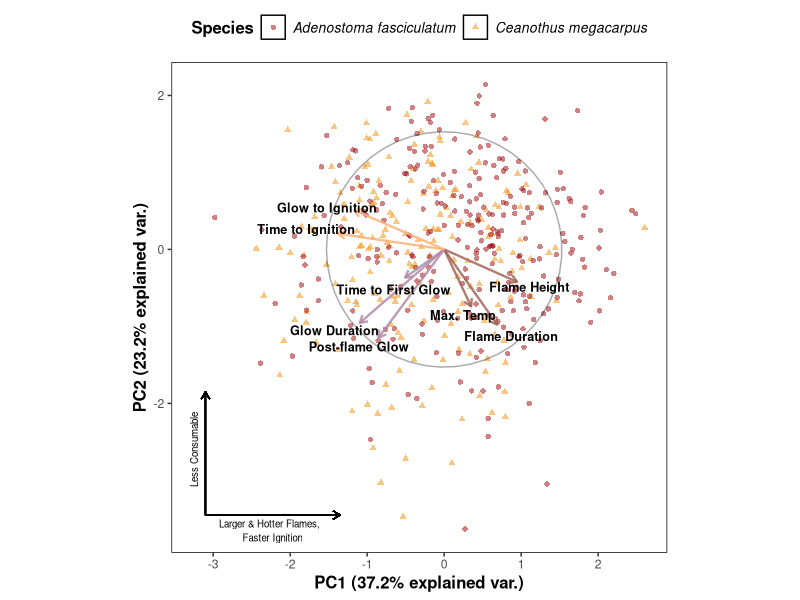
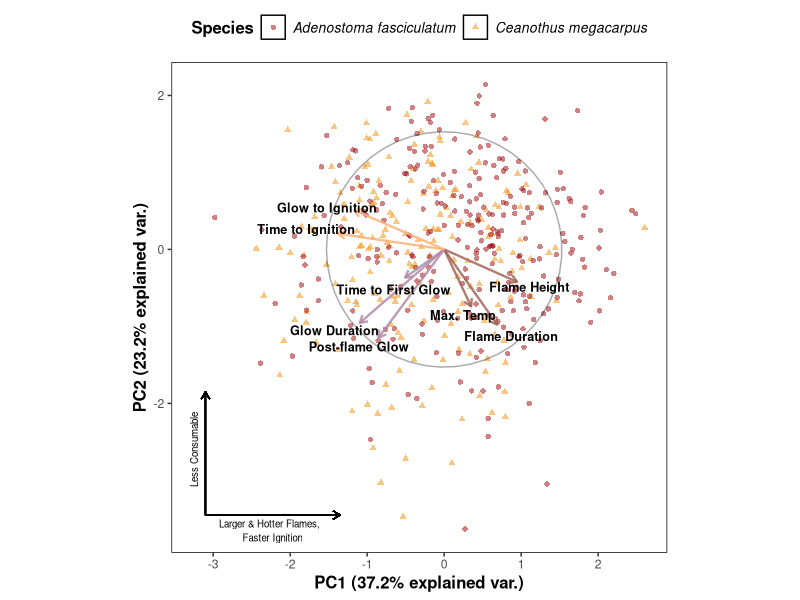

Source code (R) for these figures, in order: (Note: this script raises an error after producing the figures.)
## ---- chunk 1
knitr::opts_chunk$set(echo = TRUE)
## ---- chunk 2
library(here)
here = here::here
library(tidyverse)
library(kableExtra)
rename = dplyr::rename
## ---- chunk 3
### Note: This dataset includes only Epiradiator and Ignited samples
epi.flamdata <- read_csv(here("processed-data", "local_flam_data_all.csv"), show_col_types = FALSE) %>%
  mutate(LFM = lfm.NAs.imputed) %>% 
  filter(ignition == 1, model == "EPI")

 # filter(year == 2020)

figure_epi_pca_quant <- (epi.flamdata[, c("fh", "ttfg", "tti", "fd", "gd", "gti", "pfg",
         "temp.max")]) %>%  
 transmute( "               Flame Duration" = fd, #using spaces to shift labels over instead of \t since \t is leading to little blank squares popping up on the plot.. spaces are just manual tabs anyways right?
           "                 Flame Height" = fh,
           "Post-flame Glow" = pfg,
          "Time to Ignition" = tti,
          "Max. Temp" = temp.max,
            "Glow Duration" = gd,
          "\nGlow to Ignition" = gti,
          "\nTime to First Glow" = ttfg
          )

figure_epi_pca_cat <- (epi.flamdata[c("hydration", "spp", "year.month", "sample")]) %>% 
  transmute("Hydration" = hydration, 
            spp = spp,
            "Timing" = year.month, 
            "Sample" = sample) %>% 
  mutate(Species = case_when(
    spp == "ADFA" ~ "Adenostoma fasciculatum", 
    spp == "CEME" ~ "Ceanothus megacarpus"
  ))

figure_prcomp <- prcomp(na.omit(figure_epi_pca_quant), center = TRUE, scale = TRUE, retx=TRUE)

#Setting up plotting data: 

#decisions for plotting:
choices = 1:2 
scale = 1
obs.scale = 1 - scale
var.scale = scale
ellipse.prob = 0.68
labels.size = 3
circle.prob = 0.69
choices = 1:2

#Run PCA
pcobj <- prcomp(na.omit(figure_epi_pca_quant), center = TRUE, scale = TRUE)

# extract PCA components: 
nobs.factor <- sqrt(nrow(pcobj$x) - 1)
    d <- pcobj$sdev
    u <- sweep(pcobj$x, 2, 1/(d * nobs.factor), FUN = "*")
    v <- pcobj$rotation

  choices <- pmin(choices, ncol(u))
  df.u <- as.data.frame(sweep(u[, choices], 2, d[choices]^obs.scale, 
                              FUN = "*"))
  v <- sweep(v, 2, d^var.scale, FUN = "*")
  df.v <- as.data.frame(v[, choices])
  names(df.u) <- c("PC1", "PC2")
  names(df.v) <- names(df.u)
  df.u <- df.u * nobs.factor

  r <- sqrt(qchisq(circle.prob, df = 2)) * prod(colMeans(df.u^2))^(1/4)
  
v.scale <- rowSums(v^2)
df.v <- r * df.v/sqrt(max(v.scale)) 
df.v <- df.v %>% mutate(PC1, PC2)
df.v$Variables <- rownames(v) 
PCAloadings = df.v
#df.v = dataset with loadings 

  #dataset with scores and categorical variables for plotting points: 
PCAvalues <- cbind(df.u, figure_epi_pca_cat)

#dataset with information for plotting circle: 
theta <- c(seq(-pi, pi, length = 50), seq(pi, -pi, length = 50))

circle <- data.frame(PC1 = r * cos(theta), PC2 = r * sin(theta)) 

#Group by flam. metric: 
PCA_combustability <- df.v %>% 
  filter(Variables %in% c("                 Flame Height", "Max. Temp","               Flame Duration"))
         
PCA_ignitability <- df.v %>% 
  filter(Variables %in% c("Time to Ignition", "\nGlow to Ignition"))

PCA_consumability <- df.v %>% 
  filter(Variables %in% c("Glow Duration", "Post-flame Glow", "\nTime to First Glow"))

# Calculate the angles and the label offset
df.v$Angle = ((180/pi) * atan(df.v$PC2/df.v$PC1))

df.v$Offset <- ((-2 * sign(df.v$PC1))/2)

#labels: 
u.axis.labs <- paste("PC", choices, sep = "")
u.axis.labs <- paste(u.axis.labs, sprintf("(%0.1f%% explained var.)", 
                                            100 * pcobj$sdev[choices]^2/sum(pcobj$sdev^2)))
## ---- chunk 4
ggplot(PCAvalues, aes(x = PC1, y = PC2)) +
  geom_point(size = 1.5, alpha = .5, aes(shape = Species
                                       , color = Species)
                                       , data = PCAvalues) +
  geom_segment(data = PCA_combustability, aes(x = 0, y = 0, 
                                              xend = PC1, yend = PC2),
     arrow = arrow(length = unit(1/2, "picas")), 
      size = .8, alpha = 0.85,
     color = "#a56457") +
  geom_segment(data = PCA_consumability, aes(x = 0, y = 0,
                                             xend = PC1, yend = PC2),
     arrow = arrow(length = unit(1/2, "picas")), 
     size = .8, alpha = 0.85,
     color = "#b08ba5") +
  geom_segment(data = PCA_ignitability, aes(x = 0, y = 0, 
                                             xend = PC1, yend = PC2),
     arrow = arrow(length = unit(1/2, "picas")), 
     size = .8, alpha = 0.85,
     color = "#ffb178") +
  annotate("text", 
           x = (PCA_combustability$PC1 * 0.7), 
          y = (PCA_combustability$PC2 * 1.15),
          label = PCA_combustability$Variables, size = 3.2,
          fontface = 'bold') +
  annotate("text",
           x = (PCA_ignitability$PC1 * 1.3), 
           y = (PCA_ignitability$PC2 * 1.3), 
           label = PCA_ignitability$Variables, size = 3.2,
           fontface = 'bold') +
  annotate("text",
           x = (PCA_consumability$PC1 * 1.3),
           y = (PCA_consumability$PC2 * 1.1), 
           label = PCA_consumability$Variables, size = 3.2,
           fontface = 'bold') + 
  geom_segment(aes(x = -3.1, xend = -3.1, y = -3.45, yend = -1.85), arrow = arrow(length = unit(1/2, 'picas')), size = 0.35, alpha = 0.85) +
  annotate('text', x = -3.25, y = -2.6, label = "Less Consumable", angle = 90, size = 2.45) +
  geom_segment(aes(x = -3.1, xend = -1.35, y = -3.45, yend = -3.45), arrow = arrow(length = unit(1/2, 'picas')), size = 0.35, alpha = 0.85) +
  annotate('text', x = -2.25, y = -3.65, label = "Larger & Hotter Flames, \n Faster Ignition", size = 2.45) +
  theme(panel.background = element_rect(fill='white', colour='black'), # Make background white and border black
          panel.grid.major = element_blank(),  # Hide major gridlines
          panel.grid.minor = element_blank(),
          legend.key = element_rect(fill = "white"),
          legend.position = 'top',
          legend.title = element_text(face = 'bold', size = 12),
          legend.text = element_text(face = 'italic', size = 10),
          axis.title = element_text(face = 'bold', size = 12)) +
  scale_color_manual(values = c("#9D0208","#F48C06")) + 
  geom_path(data = circle, color = "black",  size = 1/2, alpha = 1/3) + 
  xlab(u.axis.labs[1]) + 
   ylab(u.axis.labs[2]) +
  coord_equal()

ggsave(here("figures", "pca.jpg"),
       height = 7, width = 9)
## ---- chunk 5
x.flam <-predict(pcobj)  ### generate scores for each row in epi.flamdata

pca.flam.data <- as.data.frame(x.flam) 

all.data.epi <- cbind(epi.flamdata, pca.flam.data)

# #because we wants instances where they didn't ignite for the logistic regression: 
epi.flamdata_noignitions <- read_csv(here("processed-data",  "local_flam_data_all.csv")) %>%
  mutate(LFM = lfm.NAs.imputed) %>%
  #filter(year == 2020) %>%
  filter(model == "EPI") %>%
  filter(ignition == 0)

all.data.withnoignitions <- bind_rows(all.data.epi, epi.flamdata_noignitions)

#dataset with the above columns, PCA using imputed NAs (medians), and flam metrics with NAs still in there:
mem.data <- all.data.withnoignitions

write_csv(mem.data, here("processed-data", "mem.data.local.epi.alldates.csv"))
## ---- chunk 6
figure_epi_pca_cat <- (epi.flamdata[c("hydration", "spp", "year.month", "sample")]) %>% 
  transmute("Hydration" = hydration, 
            spp = spp,
            "Timing" = year.month, 
            "Sample" = sample) %>% 
  mutate(Species = case_when(
    spp == "ADFA" ~ "A. fasciculatum", 
    spp == "CEME" ~ "C. megacarpus"
  ))

figure_varimax <- varimax(pcobj$rotation[,1:3])
figure_varimax

tab_pca(pcobj, 
        rotation = c("varimax"), 
        digits = 2,
        show.var = TRUE,
  string.pov = "Proportion of Variance",
  string.cpov = "Cumulative Proportion") 
## ---- chunk 7
eig1 <- c(0.76, 0.62, 0.11, -0.72, 0.51, -0.11, -0.82, 0.01, 37.17, 37.17)
eig2 <- c(-0.17, 0.14, -0.93, -0.41, -0.16, -0.99, -0.39, -0.09, 23.23, 60.39)
eig3 <- c(-0.05, -0.31, 0.15, 0.45, 0.11, 0.04, -0.23, 0.98, 14.72, 75.11)
flam.metrics <- c("Flame Duration", "Flame Height", "Post-flame Glow", "Time to Ignition", "Max. Temp.", "Glow Duration", "Glow to Ignition", "Time to First Glow", "Proportion of Variance (%)", "Cumulative Proportion (%)")
pca.table.df <- data.frame(flam.metrics, eig1, eig2, eig3)
## ---- chunk 8
pca.table.df %>%
  mutate(eig1 = cell_spec(eig1, 'html', bold = ifelse(abs(eig1) > 0.5, T, F))) %>% 
  mutate(eig2 = cell_spec(eig2, 'html', bold = ifelse(abs(eig2) > 0.5, T, F))) %>% 
  mutate(eig3 = cell_spec(eig3, 'html', bold = ifelse(abs(eig3) > 0.5, T, F))) %>% 
  kable(format = 'html', escape = F, col.names = c(' ', 'Component 1', 'Component 2', 'Component 3')) %>% 
  kable_styling(bootstrap_options = c('hover', 'bordered', 'condensed'), fixed_thead = T) %>% 
  row_spec(c(9:10), background = '#D3D3D3') %>% 
  save_kable(here('figures', 'pca_table.html'))
## ---- chunk 9
### Note: This dataset includes only Epiradiator and Ignited samples
epi.flamdata.adfa <- epi.flamdata %>% 
  filter(spp == "ADFA")

 # filter(year == 2020)

figure_epi_pca_quant.adfa <- (epi.flamdata.adfa[, c("fh", "ttfg", "tti", "fd", "gd", "gti", "pfg",
         "temp.max")]) %>%  
 transmute("\n\nFlame Duration" = fd,
           " Flame Height" = fh,
           "Post-flame Glow" = pfg,
           "\nTime to Ignition" = tti,
           "\nMax. Temp" = temp.max,
           "Glow Duration" = gd,
           "\nGlow to Ignition" = gti,
           "Time to First Glow\n" = ttfg
          )

figure_epi_pca_cat.adfa <- (epi.flamdata.adfa[c("hydration", "spp", "year.month", "sample")]) %>% 
  transmute("Hydration" = hydration, 
            spp = spp,
            "Timing" = year.month, 
            "Sample" = sample) %>% 
  mutate(Species = case_when(
    spp == "ADFA" ~ "Adenostoma fasciculatum"
  ))

figure_prcomp.adfa <- prcomp(na.omit(figure_epi_pca_quant.adfa), center = TRUE, scale = TRUE, retx=TRUE)

#Setting up plotting data: 

#decisions for plotting:
choices = 1:2 
scale = 1
obs.scale = 1 - scale
var.scale = scale
ellipse.prob = 0.68
labels.size = 3
circle.prob = 0.69
choices = 1:2

#Run PCA
pcobj <- prcomp(na.omit(figure_epi_pca_quant.adfa), center = TRUE, scale = TRUE)

# extract PCA components: 
nobs.factor <- sqrt(nrow(pcobj$x) - 1)
    d <- pcobj$sdev
    u <- sweep(pcobj$x, 2, 1/(d * nobs.factor), FUN = "*")
    v <- pcobj$rotation

  choices <- pmin(choices, ncol(u))
  df.u <- as.data.frame(sweep(u[, choices], 2, d[choices]^obs.scale, 
                              FUN = "*"))
  v <- sweep(v, 2, d^var.scale, FUN = "*")
  df.v <- as.data.frame(v[, choices])
  names(df.u) <- c("PC1", "PC2")
  names(df.v) <- names(df.u)
  df.u <- df.u * nobs.factor

  r <- sqrt(qchisq(circle.prob, df = 2)) * prod(colMeans(df.u^2))^(1/4)
  
v.scale <- rowSums(v^2)
df.v <- r * df.v/sqrt(max(v.scale)) 
df.v <- df.v %>% mutate(PC1, PC2)
df.v$Variables <- rownames(v) 
PCAloadings = df.v
#df.v = dataset with loadings 

  #dataset with scores and categorical variables for plotting points: 
PCAvalues.adfa <- cbind(df.u, figure_epi_pca_cat.adfa)

#dataset with information for plotting circle: 
theta <- c(seq(-pi, pi, length = 50), seq(pi, -pi, length = 50))

circle <- data.frame(PC1 = r * cos(theta), PC2 = r * sin(theta)) 

#Group by flam. metric: 
PCA_combustability <- df.v %>% 
  filter(Variables %in% c(" Flame Height", "\nMax. Temp",
                          "\n\nFlame Duration"))
         
PCA_ignitability <- df.v %>% 
  filter(Variables %in% c("\nTime to Ignition", "\nGlow to Ignition"))

PCA_consumability <- df.v %>% 
  filter(Variables %in% c("Glow Duration", "Post-flame Glow", "Time to First Glow\n"))

# Calculate the angles and the label offset
df.v$Angle = ((180/pi) * atan(df.v$PC2/df.v$PC1))

df.v$Offset <- ((-2 * sign(df.v$PC1))/2)

#labels: 
u.axis.labs <- paste("PC", choices, sep = "")
u.axis.labs <- paste(u.axis.labs, sprintf("(%0.1f%% explained var.)", 
                                            100 * pcobj$sdev[choices]^2/sum(pcobj$sdev^2)))
## ---- chunk 10
adfa.pca.plot <- ggplot(PCAvalues.adfa, aes(x = PC1, y = PC2)) +
  geom_point(size = 1.5, alpha = .4, color = "#9D0208", data = PCAvalues.adfa) +
  geom_segment(data = PCA_combustability, aes(x = 0, y = 0, 
                                              xend = PC1, yend = PC2),
     arrow = arrow(length = unit(1/2, "picas")), 
      size = .8, alpha = 0.85,
     color = "#a56457") +
  geom_segment(data = PCA_consumability, aes(x = 0, y = 0,
                                             xend = PC1, yend = PC2),
     arrow = arrow(length = unit(1/2, "picas")), 
     size = .8, alpha = 0.85,
     color = "#b08ba5") +
  geom_segment(data = PCA_ignitability, aes(x = 0, y = 0, 
                                             xend = PC1, yend = PC2),
     arrow = arrow(length = unit(1/2, "picas")), 
     size = .8, alpha = 0.85,
     color = "#ffb178") +
  annotate("text", 
           x = (PCA_combustability$PC1 * 0.95), 
          y = (PCA_combustability$PC2 * 1.325),
          label = PCA_combustability$Variables, size = 3.2,
          fontface = 'bold') +
  annotate("text",
           x = (PCA_ignitability$PC1 * 1.3), 
           y = (PCA_ignitability$PC2 * 0.95), 
           label = PCA_ignitability$Variables, size = 3.2,
           fontface = 'bold') +
  annotate("text",
           x = (PCA_consumability$PC1 * 1.3),
           y = (PCA_consumability$PC2 * 1.1), 
           label = PCA_consumability$Variables, size = 3.2,
           fontface = 'bold') + 
  theme(panel.background = element_rect(fill='white', colour='black'), # Make background white and border black
          panel.grid.major = element_blank(),  # Hide major gridlines
          panel.grid.minor = element_blank(),
          legend.key = element_rect(fill = "white"),
          legend.title = element_text(face = 'bold', size = 12),
          legend.text = element_text(face = 'italic', size = 10),
          axis.title = element_text(face = 'bold', size = 12), 
          plot.title = element_text(face = 'italic')) +
  geom_path(data = circle, color = "black",  size = 1/2, alpha = 1/3) +
  xlab(u.axis.labs[1]) + 
   ylab(u.axis.labs[2]) +
  labs(title = 'Adenostoma fasciculatum')
  coord_equal()
  
adfa.pca.plot
## ---- chunk 11
### Note: This dataset includes only Epiradiator and Ignited samples
epi.flamdata.ceme <- epi.flamdata %>% 
  filter(spp == "CEME")

 # filter(year == 2020)

figure_epi_pca_quant.ceme <- (epi.flamdata.ceme[, c("fh", "ttfg", "tti", "fd", "gd", "gti", "pfg",
         "temp.max")]) %>%  
 transmute("  Flame Duration" = fd,
           "     Flame Height" = fh,
           "Post-flame Glow" = pfg,
           "Time to Ignition" = tti,
           "Max. Temp" = temp.max,
           "Glow Duration" = gd,
           "Glow to Ignition" = gti,
           "\nTime to First Glow" = ttfg
          )

figure_epi_pca_cat.ceme <- (epi.flamdata.ceme[c("hydration", "spp", "year.month", "sample")]) %>% 
  transmute("Hydration" = hydration, 
            spp = spp,
            "Timing" = year.month, 
            "Sample" = sample) %>% 
  mutate(Species = case_when(
    spp == "CEME" ~ "Ceanothus megacarpus"
  ))

figure_prcomp.ceme <- prcomp(na.omit(figure_epi_pca_quant.ceme), center = TRUE, scale = TRUE, retx=TRUE)

#Setting up plotting data: 

#decisions for plotting:
choices = 1:2 
scale = 1
obs.scale = 1 - scale
var.scale = scale
ellipse.prob = 0.68
labels.size = 3
circle.prob = 0.69
choices = 1:2

#Run PCA
pcobj <- prcomp(na.omit(figure_epi_pca_quant.ceme), center = TRUE, scale = TRUE)

# extract PCA components: 
nobs.factor <- sqrt(nrow(pcobj$x) - 1)
    d <- pcobj$sdev
    u <- sweep(pcobj$x, 2, 1/(d * nobs.factor), FUN = "*")
    v <- pcobj$rotation

  choices <- pmin(choices, ncol(u))
  df.u <- as.data.frame(sweep(u[, choices], 2, d[choices]^obs.scale, 
                              FUN = "*"))
  v <- sweep(v, 2, d^var.scale, FUN = "*")
  df.v <- as.data.frame(v[, choices])
  names(df.u) <- c("PC1", "PC2")
  names(df.v) <- names(df.u)
  df.u <- df.u * nobs.factor

  r <- sqrt(qchisq(circle.prob, df = 2)) * prod(colMeans(df.u^2))^(1/4)
  
v.scale <- rowSums(v^2)
df.v <- r * df.v/sqrt(max(v.scale)) 
df.v <- df.v %>% mutate(PC1, PC2)
df.v$Variables <- rownames(v) 
PCAloadings = df.v
#df.v = dataset with loadings 

  #dataset with scores and categorical variables for plotting points: 
PCAvalues.ceme <- cbind(df.u, figure_epi_pca_cat.ceme)

#dataset with information for plotting circle: 
theta <- c(seq(-pi, pi, length = 50), seq(pi, -pi, length = 50))

circle <- data.frame(PC1 = r * cos(theta), PC2 = r * sin(theta)) 

#Group by flam. metric: 
PCA_combustability <- df.v %>% 
  filter(Variables %in% c("     Flame Height", "Max. Temp",
                          "  Flame Duration"))
         
PCA_ignitability <- df.v %>% 
  filter(Variables %in% c("Time to Ignition", "Glow to Ignition"))

PCA_consumability <- df.v %>% 
  filter(Variables %in% c("Glow Duration", "Post-flame Glow", "\nTime to First Glow"))

# Calculate the angles and the label offset
df.v$Angle = ((180/pi) * atan(df.v$PC2/df.v$PC1))

df.v$Offset <- ((-2 * sign(df.v$PC1))/2)

#labels: 
u.axis.labs <- paste("PC", choices, sep = "")
u.axis.labs <- paste(u.axis.labs, sprintf("(%0.1f%% explained var.)", 
                                            100 * pcobj$sdev[choices]^2/sum(pcobj$sdev^2)))
## ---- chunk 12
ceme.pca.plot <- ggplot(PCAvalues.ceme, aes(x = PC1, y = PC2)) +
  geom_point(size = 1.5, alpha = .5, shape = 17, color = "#F48C06", data = PCAvalues.ceme) +
  geom_segment(data = PCA_combustability, aes(x = 0, y = 0, 
                                              xend = PC1, yend = PC2),
     arrow = arrow(length = unit(1/2, "picas")), 
      size = .8, alpha = 0.85,
     color = "#a56457") +
  geom_segment(data = PCA_consumability, aes(x = 0, y = 0,
                                             xend = PC1, yend = PC2),
     arrow = arrow(length = unit(1/2, "picas")), 
     size = .8, alpha = 0.85,
     color = "#b08ba5") +
  geom_segment(data = PCA_ignitability, aes(x = 0, y = 0, 
                                             xend = PC1, yend = PC2),
     arrow = arrow(length = unit(1/2, "picas")), 
     size = .8, alpha = 0.85,
     color = "#ffb178") +
  annotate("text", 
           x = (PCA_combustability$PC1 * 1.5), 
          y = (PCA_combustability$PC2 * 1.1),
          label = PCA_combustability$Variables, size = 3.2,
          fontface = 'bold') +
  annotate("text",
           x = (PCA_ignitability$PC1 * 1.4), 
           y = (PCA_ignitability$PC2 * 1.05), 
           label = PCA_ignitability$Variables, size = 3.2,
           fontface = 'bold') +
  annotate("text",
           x = (PCA_consumability$PC1 * 1.3),
           y = (PCA_consumability$PC2 * 1.05), 
           label = PCA_consumability$Variables, size = 3.2,
           fontface = 'bold') + 
  theme(panel.background = element_rect(fill='white', colour='black'), # Make background white and border black
          panel.grid.major = element_blank(),  # Hide major gridlines
          panel.grid.minor = element_blank(),
          legend.key = element_rect(fill = "white"),
          legend.title = element_text(face = 'bold', size = 12),
          legend.text = element_text(face = 'italic', size = 10),
          axis.title = element_text(face = 'bold', size = 12), 
          plot.title = element_text(face = 'italic')) +
  geom_path(data = circle, color = "black",  size = 1/2, alpha = 1/3) +
  xlab(u.axis.labs[1]) + 
   ylab(u.axis.labs[2]) +
  labs(title = 'Ceanothus megacarpus')
  coord_equal()
  
ceme.pca.plot
## ---- chunk 13
ggarrange(adfa.pca.plot,ceme.pca.plot)

ggsave(here('figures','spp.pca.supp.jpg'), height = 6, width = 12)
